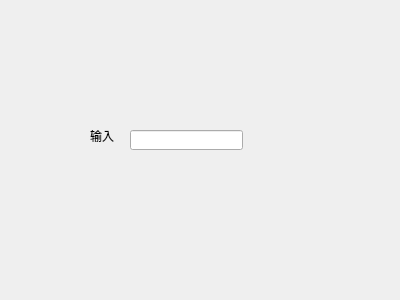
<?xml version="1.0" encoding="UTF-8"?>
<ui version="4.0">
 <class>Widget</class>
 <widget class="QWidget" name="Widget">
  <property name="geometry">
   <rect>
    <x>0</x>
    <y>0</y>
    <width>400</width>
    <height>300</height>
   </rect>
  </property>
  <property name="windowTitle">
   <string>Widget</string>
  </property>
  <widget class="QLineEdit" name="lineEdit">
   <property name="geometry">
    <rect>
     <x>130</x>
     <y>130</y>
     <width>113</width>
     <height>20</height>
    </rect>
   </property>
  </widget>
  <widget class="QLabel" name="label">
   <property name="geometry">
    <rect>
     <x>90</x>
     <y>130</y>
     <width>54</width>
     <height>12</height>
    </rect>
   </property>
   <property name="text">
    <string>输入</string>
   </property>
  </widget>
 </widget>
 <layoutdefault spacing="6" margin="11"/>
 <resources/>
 <connections/>
</ui>
